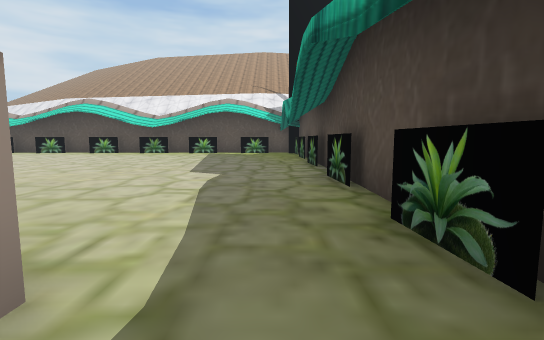
view 1 (above)

12 first-person views from a walk through a Unity game level. The camera is 1.3 m above the floor, tilts 6° down and sees 85° across. The floor is counted in squares, 2 m on a side. Each view is taken from the middle of a square. On the plan, view 1 faces up. The plan holds only what a view shows up to about 9 squares ahead; the rest is blank. The place goes on beyond the plan. Some surface patterns are stand-ins.

view 2
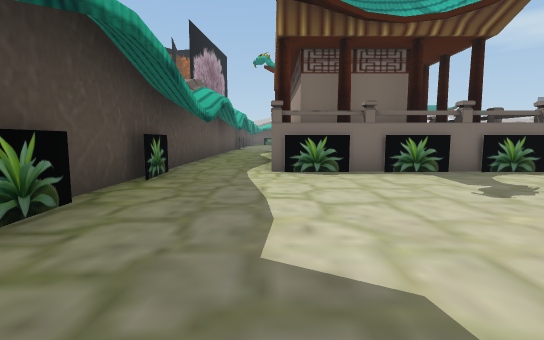

view 3
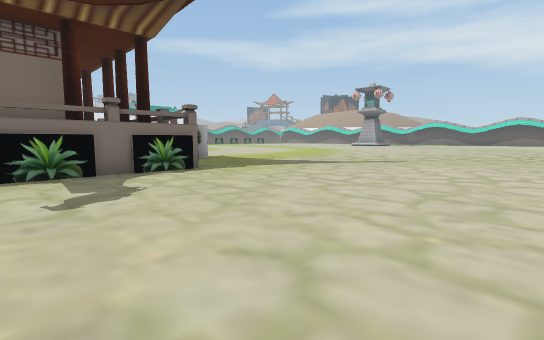

view 4
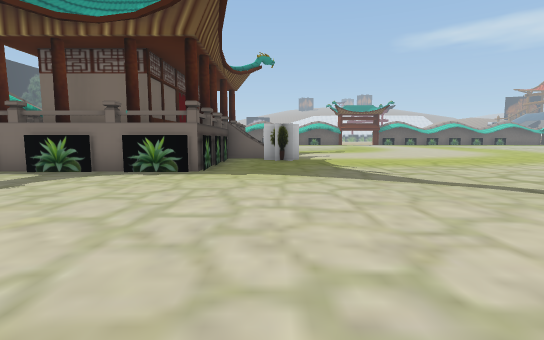

view 5
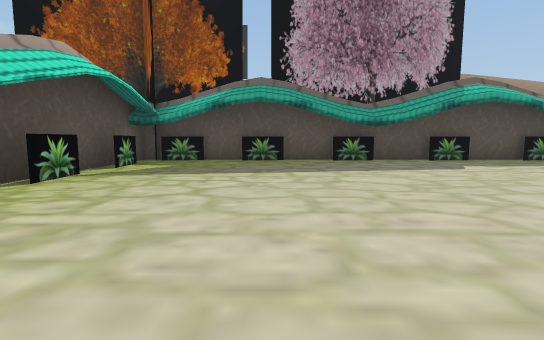

view 6
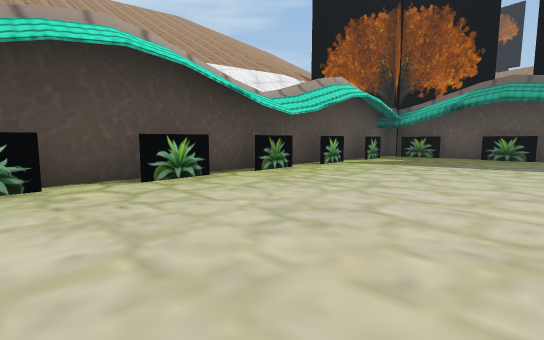

view 7
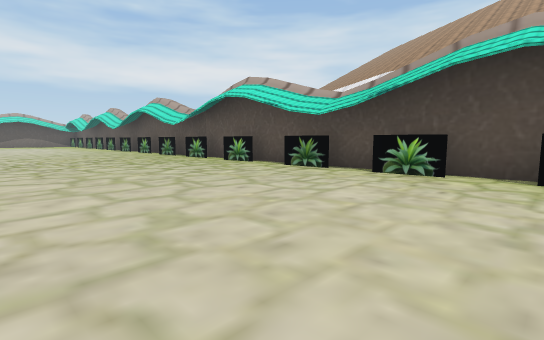

view 8
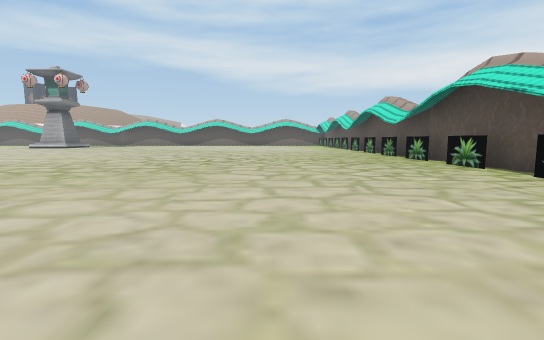

view 9
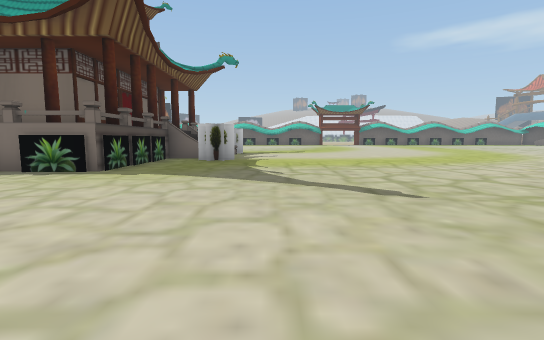

view 10
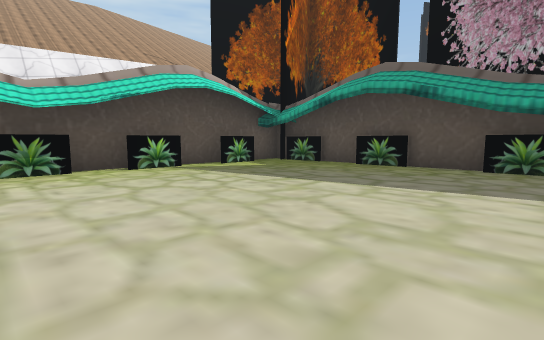

view 11
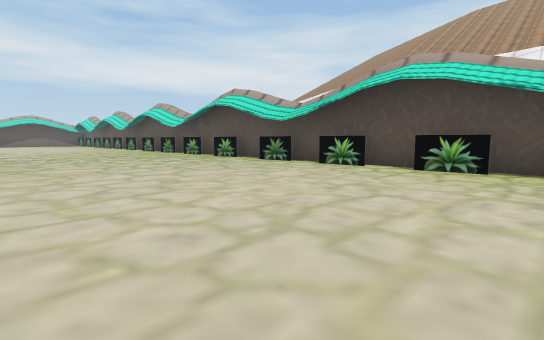

view 12
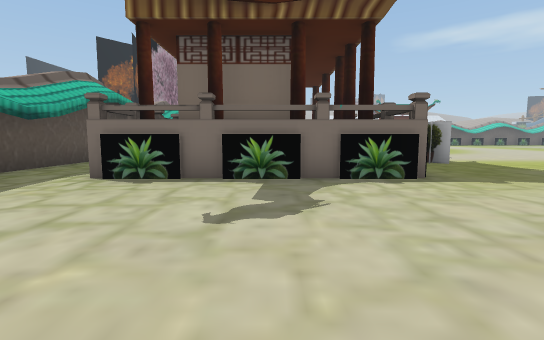

### Floor plan
Points are (right, up) in squares from view 1. A wall is a line through its corners. A room is listed if a view was taken in it or the views show most of it. See-through windows are left out.
Room 1 (view 1)
walls: (-1.8, -1.2) (-1.8, -2); (1.2, -2.5) (1.2, 0.5)
ways out: opening at (0, 0) to room 2
Room 2 (views 2, 3, 4, 5, 6, 7, 8, 9, 10, 11, 12)
walls: (-6.2, 1.2) (-4.9, 1.2); (-4.5, 1.2) (-3.2, 1.2); (-9.4, 13.6) (-10.8, 13.5); (-6.9, 13.6) (-8.3, 13.5); (-11.7, 13.6) (-13.1, 13.5); (-2.5, 1.2) (-0.9, 1.3); (-4.7, 13.6) (-6, 13.5); (-4.7, -2.1) (-4.7, -1.2) (-1.8, -1.2); (-14.3, 13.6) (-15.7, 13.5); (-2.4, 13.6) (-3.8, 13.5); (1.1, 6.9) (1, 8.3); (1.1, 3.9) (1, 5.3); (1.1, 9.5) (1, 10.9); (1.1, 1) (1, 2.4); (1.2, 0.5) (1.2, 12.6); (-0.1, 13.6) (-1.5, 13.5); (1.1, 12) (1, 13.4); (1, 14) (-17.1, 14)
low walls: (-5.5, 1.1) (-5, 1.1); (-3.5, 1.1) (-3, 1.1)
ways out: opening at (0, 0) to room 1
objects: other object (-8, -2)

Where each view was taken, in squares from view 1:
view 1: 0 up, 0 right, facing up
view 2: 7 up, 1 left, facing down
view 3: 7 up, 3 left, facing down-left
view 4: 7 up, 8 left, facing down
view 5: 10 up, 8 left, facing right
view 6: 9 up, 10 left, facing up-right
view 7: 8 up, 8 left, facing up-left
view 8: 9 up, 8 left, facing left
view 9: 7 up, 10 left, facing down
view 10: 7 up, 6 left, facing up-right
view 11: 7 up, 6 left, facing up-left
view 12: 6 up, 4 left, facing down
